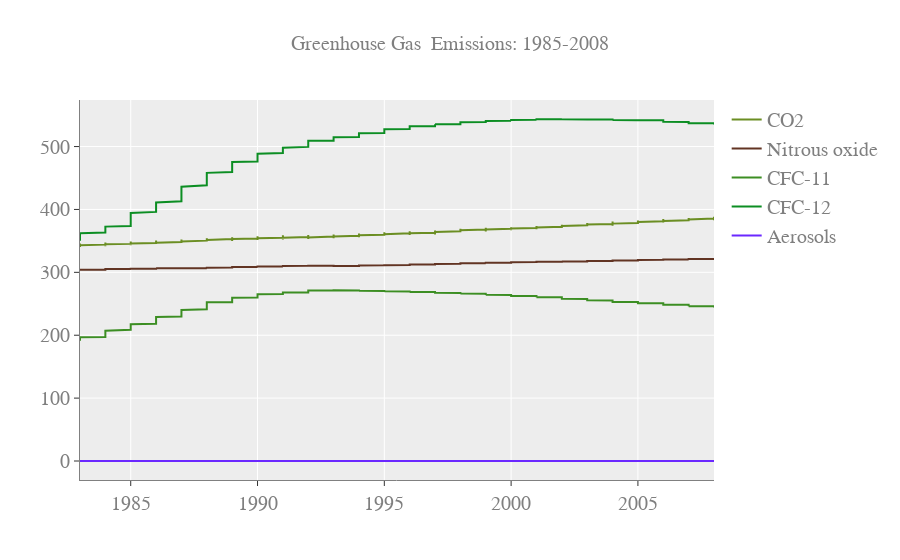

Write notebook code for a chart like this one.
### Code cell
# Creating the graph
fig = go.Figure()
fig.update_layout(title="Greenhouse Gas  Emissions: 1985-2008", title_font_size = 20,
                  font=dict( family="Courier New, monospace", size=20,color="#7f7f7f"),
                  template = "ggplot2", hovermode= 'closest')
fig.update_xaxes(showline=True, linewidth=1, linecolor='gray')
fig.update_yaxes(showline=True, linewidth=1, linecolor='gray')


fig.add_trace(go.Scatter(x = GHG_emissions['Year'], y = GHG_emissions['CO2'], mode = 'lines',
                        name = 'CO2', marker_color = 'rgb(107,142,35)'))


fig.add_trace(go.Scatter(x = GHG_emissions['Year'], y = GHG_emissions['N2O'], mode = 'lines',
                        name = 'Nitrous oxide ', marker_color = 'rgb(98,52,35)'))

fig.add_trace(go.Scatter(x = GHG_emissions['Year'], y = GHG_emissions['CFC-11'], mode = 'lines',
                        name = 'CFC-11', marker_color = 'rgb(60,142,35)'))
fig.add_trace(go.Scatter(x = GHG_emissions['Year'], y = GHG_emissions['CFC-12'], mode = 'lines',
                        name = 'CFC-12', marker_color = 'rgb(12,142,35)'))



fig.add_trace(go.Scatter(x = GHG_emissions['Year'], y = GHG_emissions['Aerosols'], mode = 'lines',
                        name = 'Aerosols', marker_color = 'rgb(107,40,255)'))

### Figure 1 — Plotly figure (JSON) as saved in the notebook; plotly's stock layout.template omitted (floating-point values rounded to 4 significant figures; data arrays with more than 128 entries replaced by an {"elided": "..."} marker saying what was removed)
{"data": [{"marker": {"color": "rgb(107,142,35)"}, "mode": "lines", "name": "CO2", "type": "scatter", "x": {"elided": "308 int values"}, "y": {"elided": "308 float values"}}, {"marker": {"color": "rgb(98,52,35)"}, "mode": "lines", "name": "Nitrous oxide ", "type": "scatter", "x": {"elided": "308 int values"}, "y": {"elided": "308 float values"}}, {"marker": {"color": "rgb(60,142,35)"}, "mode": "lines", "name": "CFC-11", "type": "scatter", "x": {"elided": "308 int values"}, "y": {"elided": "308 float values"}}, {"marker": {"color": "rgb(12,142,35)"}, "mode": "lines", "name": "CFC-12", "type": "scatter", "x": {"elided": "308 int values"}, "y": {"elided": "308 float values"}}, {"marker": {"color": "rgb(107,40,255)"}, "mode": "lines", "name": "Aerosols", "type": "scatter", "x": {"elided": "308 int values"}, "y": {"elided": "308 float values"}}], "layout": {"font": {"color": "#7f7f7f", "family": "Courier New, monospace", "size": 20}, "hovermode": "closest", "title": {"font": {"size": 20}, "text": "Greenhouse Gas  Emissions: 1985-2008"}, "xaxis": {"linecolor": "gray", "linewidth": 1, "showline": true}, "yaxis": {"linecolor": "gray", "linewidth": 1, "showline": true}}}
